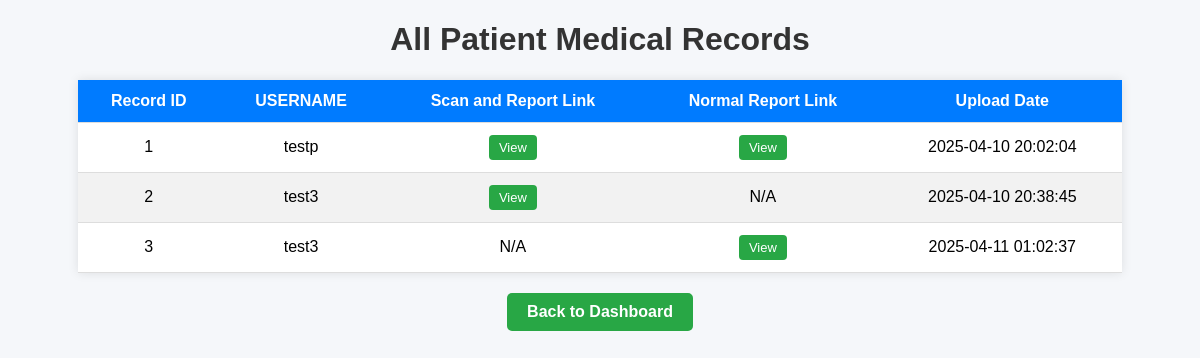
The page /admin/medical-records on the database its author committed.
### tables this page shows
CREATE TABLE medical_records (
    id INTEGER PRIMARY KEY AUTOINCREMENT,
    username TEXT NOT NULL,
    scan_and_report TEXT,
    normal_report TEXT,
    upload_date DATE,
    FOREIGN KEY (username) REFERENCES patients(username));

### app.py (the view)
@app.route('/admin/medical-records')
def view_medical_records():
    conn = sqlite3.connect('hospital.db')
    conn.row_factory = sqlite3.Row
    cursor = conn.cursor()
    cursor.execute("SELECT * FROM medical_records")
    records = cursor.fetchall()
    conn.close()
    return render_template('medical_records.html', records=records)

### templates/medical_records.html (shortened to what this page needs)
<!DOCTYPE html>
<html lang="en">
<head>
</head>
<body>
    <h1>All Patient Medical Records</h1>
    <table>
        <thead>
            <tr>
                <th>Record ID</th>
                <th>USERNAME</th>
                <th>Scan and Report Link</th>
                <th>Normal Report Link</th>
                <th>Upload Date</th>
            </tr>
        </thead>
        <tbody>
            {% for record in records %}
            <tr>
                <td>{{ record.id }}</td>
                <td>{{ record.username }}</td>
                <td>
                    {% if record.scan_and_report %}
                        <a href="{{ record.scan_and_report }}" target="_blank" class="view-link">View</a>
                    {% else %}
                        N/A
                    {% endif %}
                </td>
                <td>
                    {% if record.normal_report %}
                        <a href="{{ record.normal_report }}" target="_blank" class="view-link">View</a>
                    {% else %}
                        N/A
                    {% endif %}
                </td>
                <td>{{ record.upload_date }}</td>
            </tr>
            {% endfor %}
        </tbody>
    </table>
    <div class="back-btn-container">
        <a href="{{ url_for('admin_dashboard') }}" class="button">Back to Dashboard</a>
    </div>
</body>
</html>

### templates/medical_records.html (style rules this page uses)
body { font-family: Arial, sans-serif; background-color: #f5f7fa; margin: 20px; }
h1 { text-align: center; color: #333; }
table { width: 90%; margin: auto; border-collapse: collapse; box-shadow: 0 0 10px rgba(0, 0, 0, 0.1); background-color: #fff; }
th, td { padding: 12px 15px; text-align: center; border-bottom: 1px solid #ddd; }
th { background-color: #007BFF; color: white; }
tr:nth-child(even) { background-color: #f2f2f2; }
a.button { display: inline-block; padding: 10px 20px; margin: 20px auto; text-align: center; background-color: #28a745; color: white; text-decoration: none; border-radius: 5px; font-weight: bold; }
.back-btn-container { text-align: center; }
.view-link { display: inline-block; background-color: #28a745; color: white; padding: 5px 10px; text-decoration: none; border-radius: 4px; font-size: 13px; }

### rows shown on the page
medical_records: id "1", username "testp", upload_date "2025-04-10 20:02:04"
medical_records: id "2", username "test3", normal_report "N/A", upload_date "2025-04-10 20:38:45"
medical_records: id "3", username "test3", scan_and_report "N/A", upload_date "2025-04-11 01:02:37"
